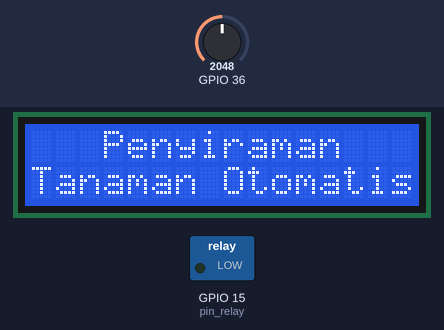
The sketch below on a simulated ESP32. On the bench: 16×2 character LCD, switched loads named in the sketch (green lamp = pin HIGH). Inputs (shaded band) come from the test bench; at power-on: GPIO 36 = 2048. WiFi joins after 1.5 s; servers stay silent unless stated; uploads are accepted with an empty reply; what the sketch prints to the serial monitor is not drawn.

Above: at 4.6 s.
At 7.7 s:
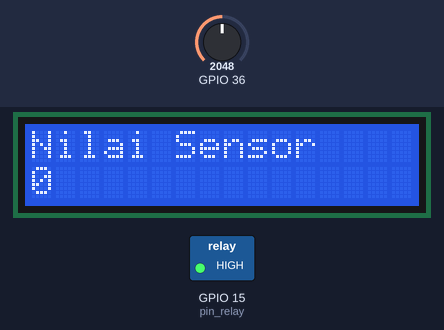
7.8 s: GPIO 36 set to 3939
At 12.6 s:
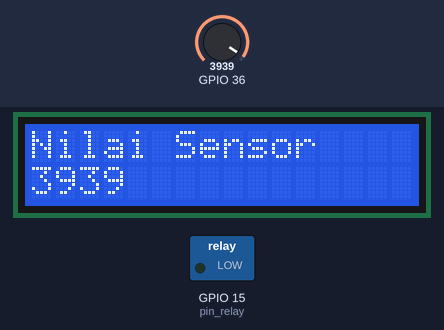
14.7 s: GPIO 36 set to 4065
At 17.7 s:
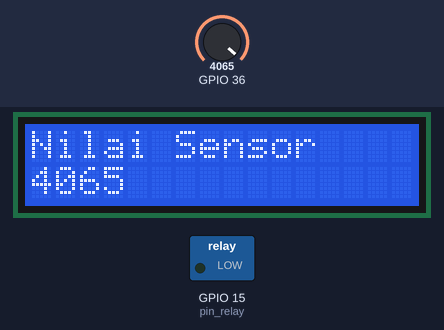
21.6 s: GPIO 36 set to 4095
At 29.2 s:
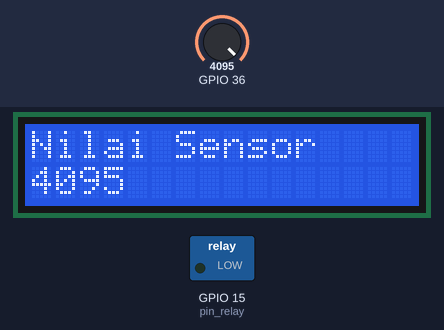
Timing chart, 0 to 30.7 s (numbered marks = the images above; inputs shaded):
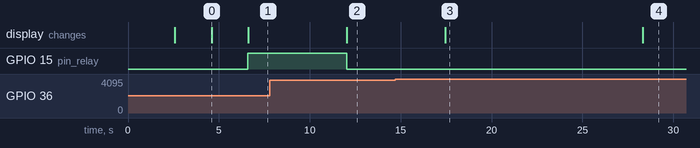

The sketch:

sensorSOIL_webserver.ino
```cpp
#include <WiFi.h>
#include <HTTPClient.h>
#include <LiquidCrystal_I2C.h>

LiquidCrystal_I2C lcd(0x27,16,2);

// Link Sensor
String URL = "http://192.168.70.101/websensor/write_data1.php";

// Link Relay
String RelayURL = "http://192.168.70.101/websensor/bacarelay.php";

// SSID dan PASS WIFI
const char* ssid = "ebonk";
const char* password = "12345678";

int sensor = 0;

// PIN Relay
#define pin_relay 15

void setup() {
  Serial.begin(115200);

  // Proses Koneksi EPS32 ke WIFI
  connectWiFi();

  // LCD________________________________
  lcd.init();
  lcd.setBacklight(HIGH);
  delay(2000);
  lcd.clear();
  lcd.setCursor(3,0);
  lcd.print("Penyiraman");
  lcd.setCursor(0,1);
  lcd.print("Tanaman Otomatis");
  delay(2000);
  lcd.clear();
  // LCD________________________________

  // Keadaan Relay Sebelum Button di Tekan
  // 0 : ON - 1 : OFF
  pinMode(pin_relay, OUTPUT);
  digitalWrite(pin_relay, 1);
}

void loop() {
  // Proses Jika Koneksi Gagal
  if(WiFi.status() != WL_CONNECTED) {
    connectWiFi();
  }

  // LCD START____________________________________
  if (sensor > 5000 )
    Serial.print("KERING");
  else if (sensor > 4000 && sensor < 5000)
    Serial.print("NORMAL");
  else
    Serial.println("BASAH");

  Serial.print(sensor);
  Serial.println(")");
  lcd.setCursor(0,0);
  lcd.print("Nilai Sensor");
  lcd.setCursor(0,1);
  lcd.print(sensor);
  delay(3000);
  // LCD END____________________________________

  // Pemakaian Fungsi Data Sensor
  Load_websensor_Data();

  // Ubah Nilai Sensor ke String
  String postData = "sensor=" + String(sensor);

  // Koneksi Sensor____________________________________________________
  HTTPClient http;
  http.begin(URL);
  http.addHeader("Content-Type", "application/x-www-form-urlencoded");

  // POST Nilai Sensor ke Database
  int httpCode = http.POST(postData);
  String payload = http.getString();

  Serial.print("URL1 : "); Serial.println(URL);
  Serial.print("Data: "); Serial.println(postData);
  Serial.print("httpCode: "); Serial.println(httpCode);
  Serial.print("payload : "); Serial.println(payload);
  Serial.println("--------------------------------------------------");
  delay(1000);
  http.end();
  // Koneksi Sensor____________________________________________________

  // Koneksi Relay_____________________________________________________
  HTTPClient httpRelay;
  httpRelay.begin(RelayURL);
  httpRelay.addHeader("Content-Type", "application/x-www-form-urlencoded");

  Serial.print("URL2 : "); Serial.println(RelayURL);
  Serial.println("--------------------------------------------------");
  delay(1000);

  // Mengambil Nilai Relay
  httpRelay.GET();

  // Tampilkan Nilai Relay ke Serial Monitor
  String responseRelay = httpRelay.getString();
  Serial.println(responseRelay);
  httpRelay.end();

  // Keadaan Relay Setelah Button di Tekan
  digitalWrite(pin_relay, responseRelay.toInt());
  // Koneksi Relay_____________________________________________________
}

// Sensor
void Load_websensor_Data() {
  //-----------------------------------------------------------
  sensor = analogRead(A0);
  //-----------------------------------------------------------
  // Check if any reads failed.
  if (isnan(sensor)) {
    Serial.println("Failed to read from Sensor!");
    sensor = 0;
  }
  //-----------------------------------------------------------
  Serial.printf("Sensor: ", sensor);
}

void connectWiFi() {
  WiFi.mode(WIFI_OFF);
  delay(1000);
  //This line hides the viewing of ESP as wifi hotspot
  WiFi.mode(WIFI_STA);

  WiFi.begin(ssid, password);
  Serial.println("Connecting to WiFi");

  while (WiFi.status() != WL_CONNECTED) {
    delay(500);
    Serial.print(".");
  }

  Serial.print("connected to : "); Serial.println(ssid);
  Serial.print("IP address: "); Serial.println(WiFi.localIP());
}
```

Measured:
- after the input at 7.8 s, the display: changes after 4.2 s (image 2)
- after the input at 14.7 s, the display: changes after 2.8 s (image 3)
- after the input at 21.6 s, the display: changes after 6.7 s (image 4)
- what the display in image 0 shows lasts 2.0 s, from 4.6 s to 6.6 s
